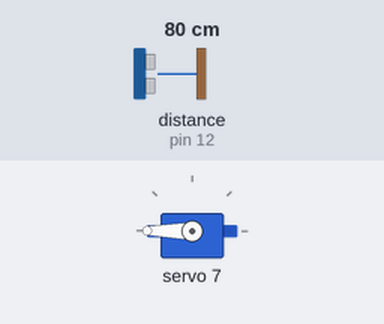
Recording of a sketch running on a simulated Arduino Uno, built with avr-gcc and run on an emulated ATmega328P. Parts: servo. Wiring (inferred from the names in the program): ultrasonic range finder: trigger pin 12; echo pin 12. Inputs (shaded band) come from the test bench; at power-on: distance to the obstacle (sensor on pin 12) 80 cm. The echo pulse lasts 58.3 µs per cm; what the sketch prints to the serial monitor is not drawn.

Above: at 0.4 s.
Timing chart, 0 to 1.9 s (numbered marks = the images above):
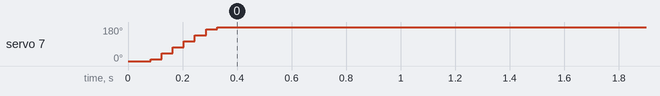

The sketch:

Ultrasonic_Ranging.ino
```cpp
// (licence header left out)
#include <Wire.h>
#include "Adafruit_PWMServoDriver.h"
Adafruit_PWMServoDriver pwm = Adafruit_PWMServoDriver(0x40);
const int SingPin = 12;
float distance;

/**
* Function       setup
* @author        liusen
* @date          2017.07.25
* @brief         Initial configuration
* @param[in]     void
* @retval        void
* @par History   no
*/
void setup()
{
   pwm.begin();
   pwm.setPWMFreq(60);                 //Analog servos run at ~60 Hz updates
   LOGO_breathing_light(255, 40, 5);   //Gradually light the blue light of the Yhaboom_LOGO
   Serial.begin(9600);
   Serial.println("Ultrasonic sensor:");
}

/**
* Function       LOGO_light(brightness,time,increament)
* @author        wusicaijuan
* @date          2019.06.26
* @brief         LOGO_light
* @param[in1]    brightness
* @param[in2]    time
* @param[in3]    increament
* @param[out]    void
* @retval        void
* @par History   no
*/
void LOGO_breathing_light(int brightness, int time, int increament)
{
  if (brightness < 0)
  {
    brightness = 0;
  }
  if (brightness > 255)
  {
    brightness = 255;
  }
  for (int b = 0; b < brightness; b += increament)
  {
    int newb = map(b, 0, 255, 0, 4095);
    pwm.setPWM(7, 0, newb);
    delay(time);
  }
}

/**
* Function       loop
* @author        Cindy
* @date          2019.07.30
* @brief         main fuction
* @param[in]     void
* @retval        void
* @par History   no
*/
void loop()
{
  pinMode(SingPin,OUTPUT);
  digitalWrite(SingPin, LOW);
  delayMicroseconds(2);
  digitalWrite(SingPin, HIGH);
  delayMicroseconds(10);
  digitalWrite(SingPin, LOW);

  pinMode(SingPin, INPUT);
  delayMicroseconds(50);
  distance = pulseIn(SingPin, HIGH) / 58.00;
  Serial.print("distance is :");
  Serial.print(distance);
  Serial.print("cm");
  Serial.println();
  delay(1000);
}
```
